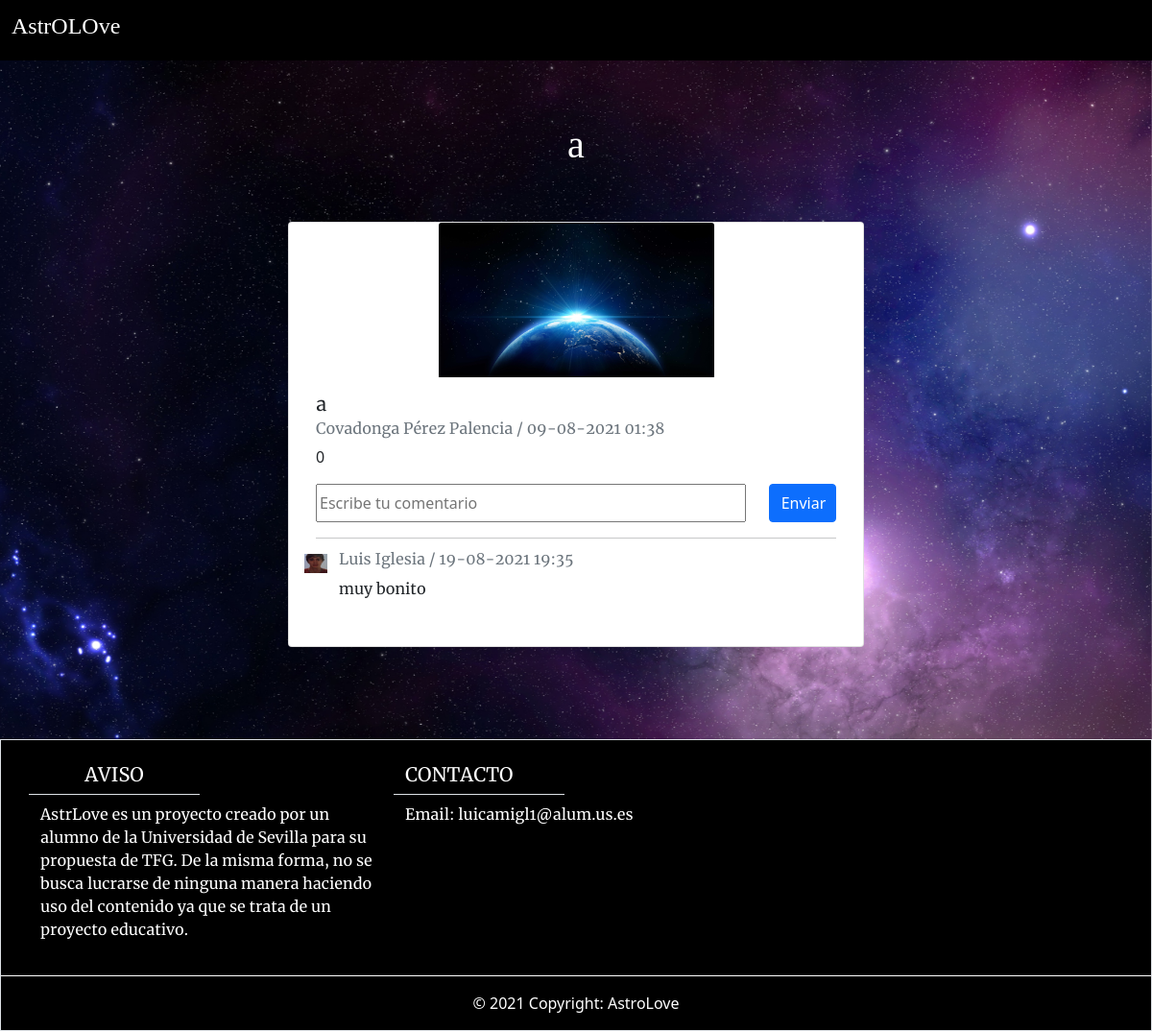
The app's page /posts/show/2/ (signed in), older data.
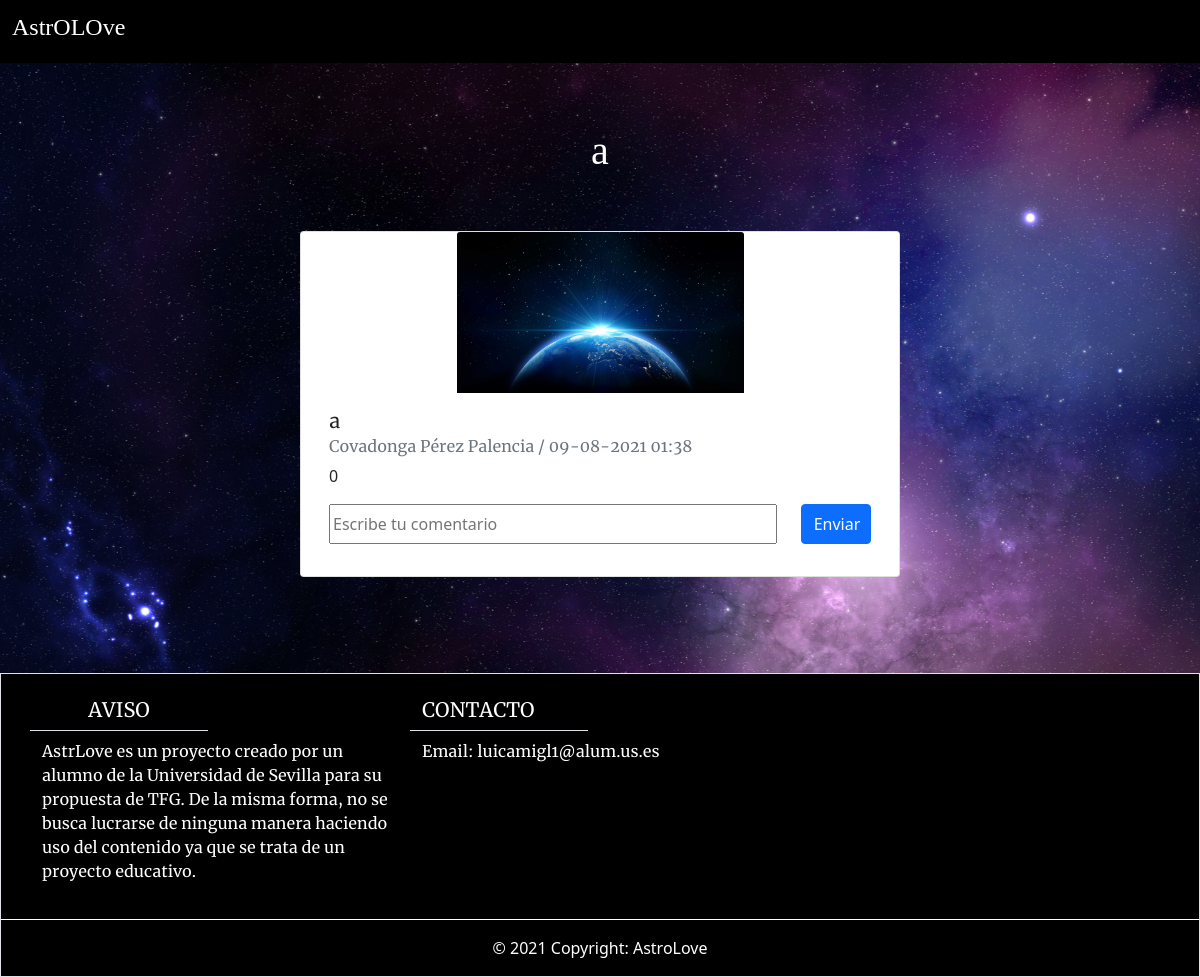
The same page, newer data.
### main/models.py (models this page shows, shortened)
class Post(models.Model):
    date =  models.DateTimeField()
    title = models.CharField(max_length=30)
    photo = models.ImageField(upload_to="static/post/")
    creator = models.ForeignKey(Usuario, on_delete=models.CASCADE)

class Usuario(models.Model):
    address = models.CharField(max_length=250)
    city = models.CharField(max_length=50)
    isDeleted = models.BooleanField()
    profilePicUrl = models.ImageField(upload_to="static/fotos_perfil/", blank=True)
    photo = models.CharField(max_length=550)
    isAccountNonExpired = models.BooleanField(default=False)
    isEnabled = models.BooleanField(default=False)
    isPro = models.BooleanField(default=False)
    user = models.OneToOneField(User, on_delete=models.CASCADE, default=None)
    def nombreCompleto(self):
        return self.user.first_name + " " + self.user.last_name

class Comment(models.Model):
    content = models.CharField(max_length=550)
    time = models.DateTimeField()
    creator = models.ForeignKey(Usuario, on_delete=models.CASCADE)
    post = models.ForeignKey(Post, on_delete=models.CASCADE)

### main/views.py (the view, shortened to what this page needs)
# urls.py: path('posts/show/<int:id>/', views.show_post),
@login_required
def show_post(request, id):
    post = Post.objects.get(id=id)
    likes = len(Like.objects.filter(post=post))
    is_liked = False
    for like in Like.objects.filter(post=post):
        if like.user.user == request.user:
            is_liked = True
    comments = Comment.objects.filter(post=post).order_by('-time')
    form = CreateCommentForm()
    return render(request, 'showPost.html', {'post':post, 'is_liked': is_liked, 'likes':likes, 'comments':comments, 'form':form})

### main/forms.py
class CreateCommentForm(forms.Form):
    content = forms.CharField(widget=forms.TextInput(attrs={'placeholder': 'Escribe tu comentario'}))

### main/templates/showPost.html (shortened to what this page needs)
{% extends 'header_logged.html' %}
{% block contenido %}
<div class="container-fluid py-5" id="background5">
    <div class="row text-center my-3">
        <h1 class="text-white">{{post.title}}</h1>
    </div>
    <div class="row justify-content-center my-5">
        <div class="card w-50">
            <img class="card-img-top w-50 img-fluid mx-auto"
                src="http://127.0.0.1:8000/{{post.photo}}"
                alt="Card image cap">
            <div class="card-body text-justify">
                <h5 class="card-title">{{post.title}}</h5>
                <h6 class="card-subtitle mb-2 text-muted">{{post.creator.nombreCompleto}}
                    / {{post.date | date:'d-m-Y H:i'}}</h6>
                    {% if is_liked == True %}
                    <a href="/posts/{{post.id}}/dislike/" class="text-decoration-none text-dark"> <i style="color: red;" class="fal fa-heart"></i>
                    {{likes}}</a>
                {% else %}
                <a href="/posts/{{post.id}}/like/"  class="text-decoration-none text-dark">
                    {{likes}}</a>
                {% endif %}
                <form id='form' method='post' class="w-100">
                    <div class="row my-3">
                        {% for field in form %}
                        <div class="col-10">
                            {{ field }}
                        </div>
                        {% endfor %}
                        <div class="col-2">
                            <input type='submit' class="btn btn-outline
                                btn-primary"
                                value='Enviar'/>
                        </div>
                    </div>
                </form>
                {% for comment in comments %}
                <hr class="w-100">
                <div class="row">
                    <div class="col-4" style="background:
                        url(http://127.0.0.1:8000/{{comment.creator.profilePicUrl}})
                        50% 50% no-repeat; /* 50% 50% centers image in div */
                        width: 20px;
                        height: 20px;
                        background-size: cover;">
                    </div>
                    <div class="col-8">
                        <h6 class="card-subtitle mb-2 text-muted">{{comment.creator.nombreCompleto}}
                            / {{comment.time | date:'d-m-Y H:i'}}</h6>
                    </div>
                </div>
                <div class="row">
                    <div class="col-10">
                        <p class="mx-4">{{comment.content}}
                    </div>
                    <div class="col-2">
                    </div>
                </div>
                {% endfor %}
            </div>
        </div>
    </div>
</div>
{% endblock %}

### main/templates/header_logged.html (shortened to what this page needs)
{% load static%}
<head>
    <link href="{% static 'index.css' %}" rel='stylesheet' type='text/css'>
    <link
        href="https://cdn.jsdelivr.net/npm/bootstrap@5.0.2/dist/css/bootstrap.min.css"
        rel="stylesheet"
>
    <link
        href="https://kit-pro.fontawesome.com/releases/v5.15.2/css/pro.min.css"
        rel="stylesheet">
</head>
<body>
    <nav class="navbar navbar-expand-lg navbar-dark" style="background-color: black;" >
        <div class="container-fluid">
            <a class="navbar-brand" href="#"><h4>AstrOLOve</h4></a>
            <div class="collapse navbar-collapse" id="navbarContent">
                <ul class="navbar-nav">
                    <li class="nav-item mx-2">
                        <a class="nav-link mt-1" data-toggle="tooltip" title="Inicio" href="/home"></a>
                    </li>
                    <li class="nav-item mx-2">
                        <a class="nav-link mt-1" data-toggle="tooltip" title="Información" href="/informacion"></a>
                    </li>
                    <li class="nav-item mx-2">
                        <a class="nav-link mt-1" data-toggle="tooltip" title="Eventos" href="/eventos"></a>
                    </li>
                    <li class="nav-item mx-2">
                        <a class="nav-link mt-1" data-toggle="tooltip" title="Posts" href="/posts"></a>
                    </li>
                    <li class="nav-item mx-2">
                        <a class="nav-link mt-1" data-toggle="tooltip" title="Chat" href="/chats"></a>
                    </li>
                    <li class="nav-item mx-2">
                        <a class="nav-link mt-1" data-toggle="tooltip" title="Mi perfil" href="/perfil"></a>
                    </li>
                    <li class="nav-item mx-2">
                        <a class="nav-link mt-1" data-toggle="tooltip" title="Cerrar sesión" href="/logout"></a>
                    </li>
                </ul>
            </div>
        </div>
    </nav>
    {% block contenido %}
    {% endblock %}
</body>
<footer class="border border-top text-white text-center text-lg-start"  style="background-color: black;">
    <div class="container">
        <div class="row my-3">
            <div class="col-lg-4">
                <div class="row w-50  border-bottom my-2">
                    <h5 class="text-uppercase text-center title">Aviso</h5>
                </div>
                <div class="row my-1">
                    <p  class="d-flex justify-content-center subtitle">
                         AstrLove es un proyecto creado por un alumno de la Universidad de Sevilla para su propuesta de TFG.
                         De la misma forma, no se busca lucrarse
                         de ninguna manera haciendo uso del contenido ya que se trata de un proyecto educativo.</p>
                </div>
            </div>
            <div class="col-lg-4">
                <div class="row w-50 border-bottom my-2">
                    <h5 class="text-uppercase title">Contacto</h5>
                                </div>
                <div class="row my-1">
                    <p  class="text-decoration-none subtitle">Email: luicamigl1@alum.us.es</p>
                </div>
            </div>
        </div>
    </div>
    <div class="text-center text-white border-top border-white p-3">
        © 2021 Copyright: AstroLove
    </div>
</footer>

### static/index.css (style rules this page uses)
#background5 { background-image: url("video_inicio/background5.jpg"); background-attachment: fixed; background-position: center; background-repeat: no-repeat; background-size: cover; }
h1,h2,h3,h4 { font-family: 'BaronNeue-Black'; }
p,h5,h6 { font-family: 'Merriweather-Regular'; }

### main/templates/showPost.html (style rules this page uses)
input { width: 100%; height: 2.5rem; }

Row changes from the older to the newer data that the page shows:
removed Comment: creator.profilePicUrl (picture), creator.nombreCompleto "Luis Iglesia", time "19-08-2021 19:35", content "muy bonito"
